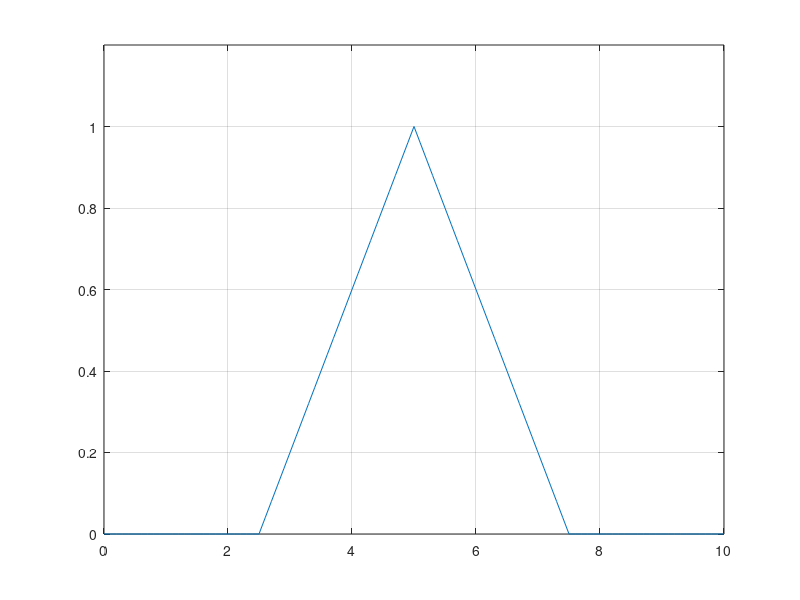

This chart was generated by the following MATLAB code:
% Example 1.54

T0 = 10; D = 5; t = 0: 0.1 : 10; d = 5 : T0 : 5;
y = pulstran(t,d,'tripuls',D); 
plot(t, y); grid on; ylim([0,1.2])